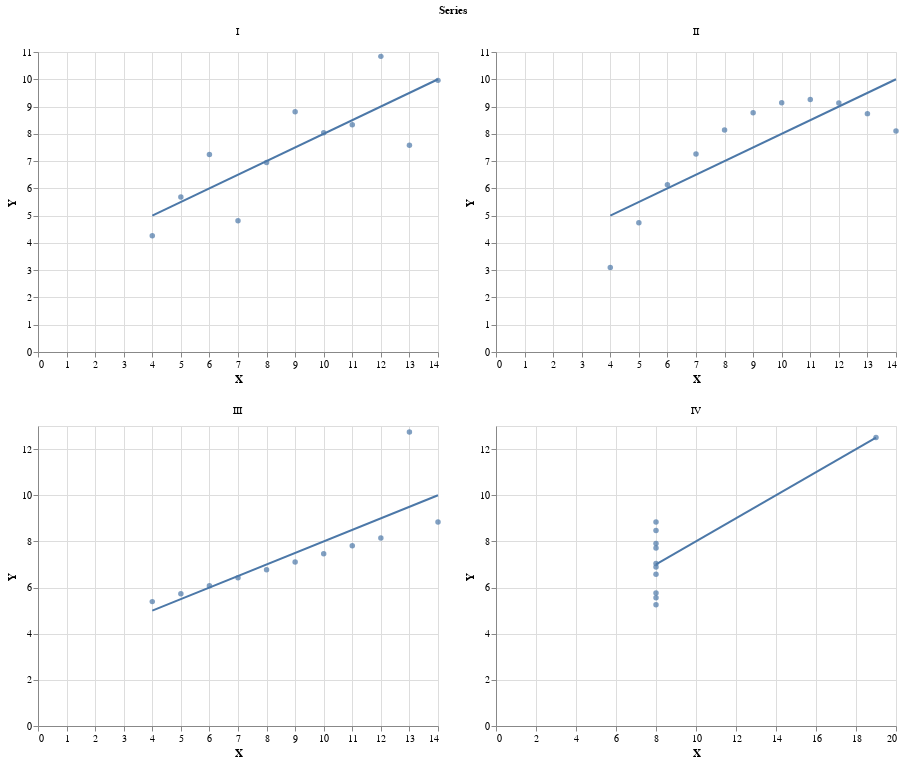

Notebook cell for this chart:
### Code cell
scatter = alt.Chart(anscombe).mark_circle().encode(
    x = 'X',
    y = 'Y'
)

facet = scatter.transform_regression('X', 'Y').mark_line().transform_fold(['reg-line'], as_ = ['Regression', 'y']).encode()

chart = (scatter + facet).facet(
    columns = 2, 
    facet = alt.Facet(
        'Series'
    )
).resolve_scale(x='independent', y='independent')

chart

### Figure 1 — Vega-Lite specification as saved in the notebook (floating-point values rounded to 4 significant figures)
{"config": {"view": {"continuousWidth": 400, "continuousHeight": 300}}, "data": {"name": "data-3d23a3381c61efd5a9c7a8abc82c6d65"}, "facet": {"type": "nominal", "field": "Series"}, "spec": {"layer": [{"mark": "circle", "encoding": {"x": {"type": "quantitative", "field": "X"}, "y": {"type": "quantitative", "field": "Y"}}}, {"mark": "line", "encoding": {"x": {"type": "quantitative", "field": "X"}, "y": {"type": "quantitative", "field": "Y"}}, "transform": [{"on": "X", "regression": "Y"}, {"fold": ["reg-line"], "as": ["Regression", "y"]}]}]}, "columns": 2, "resolve": {"scale": {"x": "independent", "y": "independent"}}, "$schema": "https://vega.github.io/schema/vega-lite/v4.8.1.json", "datasets": {"data-3d23a3381c61efd5a9c7a8abc82c6d65": [{"Series": "I", "X": 10, "Y": 8.04}, {"Series": "I", "X": 8, "Y": 6.95}, {"Series": "I", "X": 13, "Y": 7.58}, {"Series": "I", "X": 9, "Y": 8.81}, {"Series": "I", "X": 11, "Y": 8.33}, {"Series": "I", "X": 14, "Y": 9.96}, {"Series": "I", "X": 6, "Y": 7.24}, {"Series": "I", "X": 4, "Y": 4.26}, {"Series": "I", "X": 12, "Y": 10.84}, {"Series": "I", "X": 7, "Y": 4.81}, {"Series": "I", "X": 5, "Y": 5.68}, {"Series": "II", "X": 10, "Y": 9.14}, {"Series": "II", "X": 8, "Y": 8.14}, {"Series": "II", "X": 13, "Y": 8.74}, {"Series": "II", "X": 9, "Y": 8.77}, {"Series": "II", "X": 11, "Y": 9.26}, {"Series": "II", "X": 14, "Y": 8.1}, {"Series": "II", "X": 6, "Y": 6.13}, {"Series": "II", "X": 4, "Y": 3.1}, {"Series": "II", "X": 12, "Y": 9.13}, {"Series": "II", "X": 7, "Y": 7.26}, {"Series": "II", "X": 5, "Y": 4.74}, {"Series": "III", "X": 10, "Y": 7.46}, {"Series": "III", "X": 8, "Y": 6.77}, {"Series": "III", "X": 13, "Y": 12.74}, {"Series": "III", "X": 9, "Y": 7.11}, {"Series": "III", "X": 11, "Y": 7.81}, {"Series": "III", "X": 14, "Y": 8.84}, {"Series": "III", "X": 6, "Y": 6.08}, {"Series": "III", "X": 4, "Y": 5.39}, {"Series": "III", "X": 12, "Y": 8.15}, {"Series": "III", "X": 7, "Y": 6.42}, {"Series": "III", "X": 5, "Y": 5.73}, {"Series": "IV", "X": 8, "Y": 6.58}, {"Series": "IV", "X": 8, "Y": 5.76}, {"Series": "IV", "X": 8, "Y": 7.71}, {"Series": "IV", "X": 8, "Y": 8.84}, {"Series": "IV", "X": 8, "Y": 8.47}, {"Series": "IV", "X": 8, "Y": 7.04}, {"Series": "IV", "X": 8, "Y": 5.25}, {"Series": "IV", "X": 19, "Y": 12.5}, {"Series": "IV", "X": 8, "Y": 5.56}, {"Series": "IV", "X": 8, "Y": 7.91}, {"Series": "IV", "X": 8, "Y": 6.89}]}}
